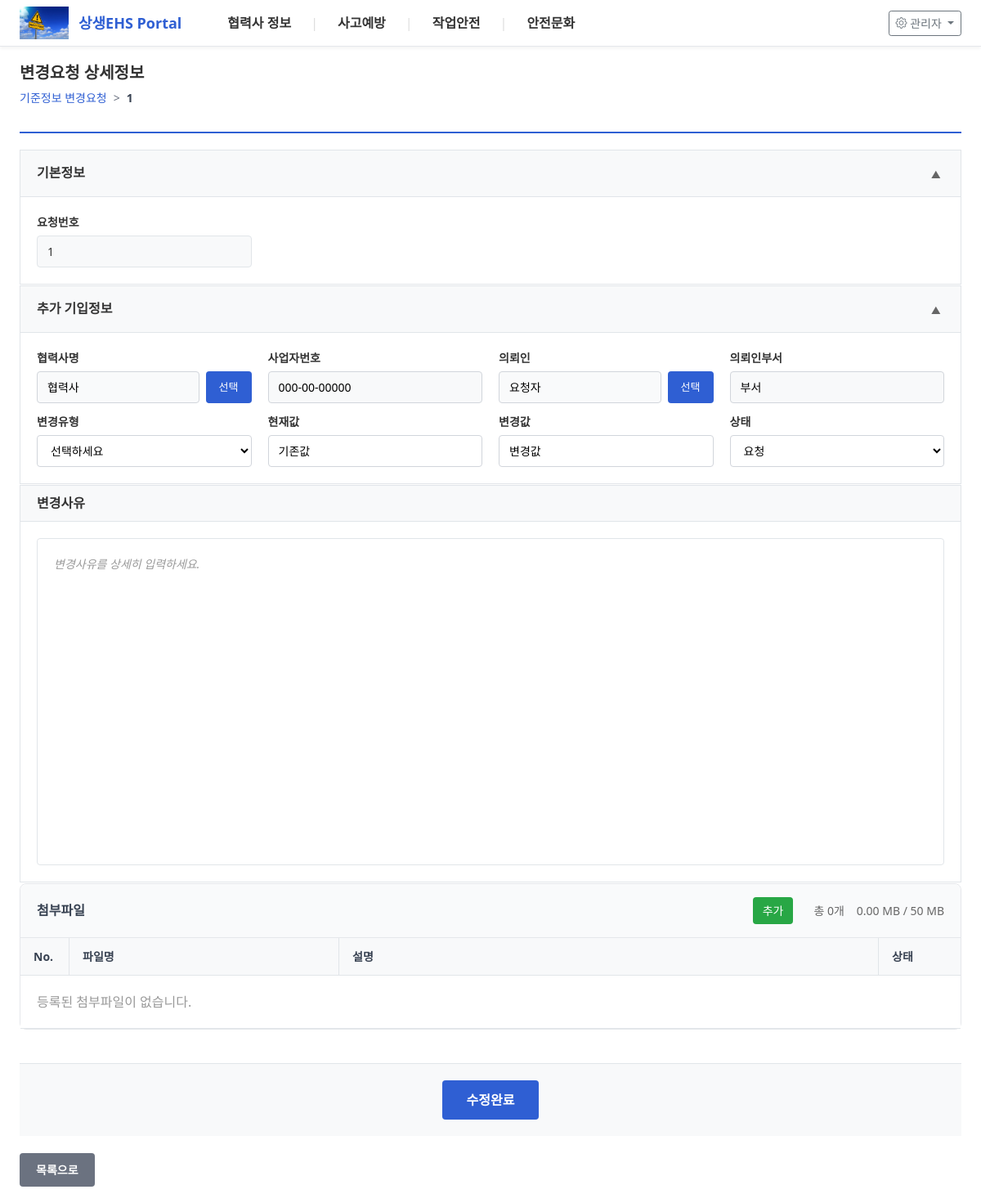
Screenshot of /change-request-detail/1 with the database file from the repository.
### tables this page shows
CREATE TABLE change_request_column_config (
                id INTEGER PRIMARY KEY AUTOINCREMENT,
                column_key VARCHAR(50) UNIQUE NOT NULL,
                column_name VARCHAR(100) NOT NULL,
                column_type VARCHAR(20) DEFAULT 'text',
                column_order INTEGER DEFAULT 0,
                is_active BOOLEAN DEFAULT 1,
                dropdown_options TEXT,
                created_at DATETIME DEFAULT CURRENT_TIMESTAMP,
                updated_at DATETIME DEFAULT CURRENT_TIMESTAMP
            , table_name TEXT, table_type TEXT, is_required INTEGER DEFAULT 0, dropdown_values TEXT, tab TEXT, linked_key TEXT, is_display_list INTEGER DEFAULT 1, is_deleted INTEGER DEFAULT 0, column_span INTEGER DEFAULT 1);

CREATE TABLE partner_change_requests (
                id INTEGER PRIMARY KEY AUTOINCREMENT,
                request_number TEXT UNIQUE,
                requester_name TEXT NOT NULL,
                requester_department TEXT NOT NULL,
                company_name TEXT NOT NULL,
                business_number TEXT NOT NULL,
                change_type TEXT NOT NULL,
                current_value TEXT NOT NULL,
                new_value TEXT NOT NULL,
                change_reason TEXT NOT NULL,
                status TEXT DEFAULT 'pending',
                created_at TIMESTAMP DEFAULT CURRENT_TIMESTAMP,
                updated_at TIMESTAMP DEFAULT CURRENT_TIMESTAMP
            , is_deleted INTEGER DEFAULT 0, custom_data TEXT);

CREATE TABLE dropdown_option_codes_v2 (
            id INTEGER PRIMARY KEY AUTOINCREMENT,
            board_type TEXT NOT NULL,
            column_key TEXT NOT NULL,
            option_code TEXT NOT NULL,
            option_value TEXT NOT NULL,
            display_order INTEGER DEFAULT 0,
            is_active INTEGER DEFAULT 1,
            created_at TIMESTAMP DEFAULT CURRENT_TIMESTAMP,
            updated_at TIMESTAMP DEFAULT CURRENT_TIMESTAMP,
            created_by TEXT,
            updated_by TEXT,
            UNIQUE(board_type, column_key, option_code)
        );

### app.py (the view)
@app.route("/change-request-detail/<int:request_id>")
def change_request_detail_route(request_id):
    return change_request_detail(request_id)

### app.py (called while the page is built, shortened)
def get_db_connection(timeout=10.0):
    conn = sqlite3.connect(db_config.local_db_path, timeout=timeout)
    cursor = conn.cursor()
    cursor.execute("PRAGMA journal_mode=WAL")
    cursor.execute("PRAGMA busy_timeout=5000")
    cursor.execute("PRAGMA synchronous=NORMAL")
    return conn

def get_dropdown_options_for_display(board_type, column_key):
    try:
        conn = get_db_connection()
        conn.row_factory = sqlite3.Row
        codes = conn.execute("""
            SELECT option_code, option_value
            FROM dropdown_option_codes_v2
            WHERE board_type = ? AND column_key = ? AND is_active = 1
            ORDER BY display_order
        """, (board_type, column_key)).fetchall()
        logging.info(f"[DEBUG] get_dropdown_options_for_display({column_key}): {len(codes) if codes else 0}개 행 조회됨")
        if codes:
            for c in codes:
                logging.info(f"  - {c['option_code']}: {c['option_value']}")
        conn.close()
        if codes:
            return [{'code': row['option_code'], 'value': row['option_value']} for row in codes]
        else:
            return None
    except:
        return None

@app.after_request
def add_header(response):
    response.headers['Cache-Control'] = 'no-cache, no-store, must-revalidate'
    response.headers['Pragma'] = 'no-cache'
    response.headers['Expires'] = '0'
    return response

### board_services.py (called while the page is built)
    def list(self, item_id: str) -> List[Dict]:
        if self.conn:
            conn = self.conn
            should_close = False
        else:
            conn = get_db_connection(self.db_path)
            should_close = True
        conn.row_factory = sqlite3.Row
        attachments = conn.execute(f"""
            SELECT * FROM {self.attachment_table}
            WHERE item_id = ? AND is_deleted = 0
            ORDER BY uploaded_at DESC
        """, (item_id,)).fetchall()
        if should_close:
            conn.close()
        return [dict(attachment) for attachment in attachments]

### db_connection.py (called while the page is built)
def get_db_connection(db_path: str, timeout: float = 10.0, row_factory: bool = False) -> sqlite3.Connection:
    return DatabaseConnection.get_connection(db_path, timeout, row_factory)

### templates/change-request-detail.html (shortened to what this page needs)
{% if is_popup %}
{% extends "popup-base.html" %}
{% else %}
{% extends "base.html" %}
{% endif %}
{% block content %}
{% if not is_popup %}
<div class="page-header">
    <h2 class="page-title">변경요청 상세정보</h2>
    <div class="breadcrumb">
        <a href="{{ url_for('page_view', url='partner-change-request') }}">기준정보 변경요청</a>
        <span class="separator">></span>
        <span class="current">{{ request_data.request_number or request_data.id }}</span>
    </div>
</div>
{% endif %}
<div class="change-request-detail-container">
    <div class="section basic-info-section">
        <div class="section-header">
            <h3 class="section-title">기본정보</h3>
            <button class="collapse-btn" onclick="toggleSection('basic-info')">
                <span class="collapse-icon">▲</span>
            </button>
        </div>
        <div class="section-content" id="basic-info-content">
            <div class="info-table">
                <div class="info-row">
                    <div class="info-cell">
                        <label>요청번호</label>
                        <div class="value">{{ request_data.request_number or request_data.id }}</div>
                    </div>
                </div>
            </div>
        </div>
    </div>
    <div class="section additional-info-section">
        <div class="section-header">
            <h3 class="section-title">추가 기입정보</h3>
            <button class="collapse-btn" onclick="toggleSection('additional-info')">
                <span class="collapse-icon">▲</span>
            </button>
        </div>
        <div class="section-content" id="additional-info-content">
            <div class="info-table">
                {% set columns_per_row = 4 %}
                {% for chunk in dynamic_columns | batch(columns_per_row) %}
                <div class="info-row">
                    {% for col in chunk %}
                    <div class="info-cell">
                        <label>{{ col.column_name }}</label>
                        {% set col_value = custom_data.get(col.column_key, '') %}
                        {% if col.column_type == 'text' %}
                            <input type="text"
                                   class="dynamic-input"
                                   data-column-key="{{ col.column_key }}"
                                   value="{{ col_value }}"
                                   placeholder="{{ col.column_name }} 입력">
                        {% elif col.column_type == 'dropdown' %}
                            <select class="dynamic-input" data-column-key="{{ col.column_key }}">
                                <option value="">선택하세요</option>
                                {% if col.dropdown_options_mapped %}
                                    {% for option in col.dropdown_options_mapped %}
                                        <option value="{{ option.code }}" {% if col_value == option.code %}selected{% endif %}>{{ option.value }}</option>
                                    {% endfor %}
                                {% endif %}
                            </select>
                        {% elif col.column_type == 'date' %}
                            <input type="date"
                                   class="dynamic-input"
                                   data-column-key="{{ col.column_key }}"
                                   value="{{ col_value }}">
                        {% elif col.column_type == 'popup_person' %}
                            <div class="popup-input-wrapper">
                                <input type="text"
                                       class="dynamic-input popup-person"
                                       data-column-key="{{ col.column_key }}"
                                       data-linked-dept=""
                                       value="{{ col_value.name if col_value is mapping else col_value }}"
                                       placeholder="담당자 선택">
                                <button class="btn-popup" onclick="openPersonPopup('{{ col.column_key }}')">선택</button>
                            </div>
                        {% elif col.column_type == 'linked_dept' %}
                            <input type="text"
                                   class="dynamic-input linked-dept"
                                   data-column-key="{{ col.column_key }}"
                                   value="{{ col_value }}"
                                   placeholder="담당부서 (자동입력)"
                                   readonly
                                   style="background-color: #f8f9fa; cursor: not-allowed;">
                        {% elif col.column_type == 'linked_text' %}
                            <input type="text"
                                   class="dynamic-input linked-text"
                                   data-column-key="{{ col.column_key }}"
                                   value="{{ col_value }}"
                                   placeholder="자동입력"
                                   readonly
                                   style="background-color: #f8f9fa; cursor: not-allowed;">
                        {% elif col.column_type == 'popup_company' %}
                            <div class="popup-input-wrapper">
                                <input type="text"
                                       class="dynamic-input popup-company"
                                       data-column-key="{{ col.column_key }}"
                                       value="{{ col_value.name if col_value is mapping else col_value }}"
                                       placeholder="업체 선택">
                                <button class="btn-popup" onclick="openCompanyPopup('{{ col.column_key }}')">선택</button>
                            </div>
                        {% else %}
                            <input type="text"
                                   class="dynamic-input"
                                   data-column-key="{{ col.column_key }}"
                                   value="{{ col_value }}"
                                   placeholder="{{ col.column_name }} 입력">
                        {% endif %}
                    </div>
                    {% endfor %}
                </div>
                {% endfor %}
            </div>
        </div>
    </div>
    <div class="section detail-content-section">
        <div class="section-header">
            <h3 class="section-title">변경사유</h3>
        </div>
        <div class="section-content">
            <div class="content-editor">
                <div id="detailed-content"
                     class="editable-content"
                     contenteditable="true"
                     placeholder="변경사유를 상세히 입력하세요.">{{ request_data.detailed_content | safe if request_data.detailed_content else '' }}</div>
            </div>
        </div>
    </div>
    {% from 'includes/attachment_section.html' import render_attachment_section %}
    {{ render_attachment_section(attachments, 'change_request') }}
    <div class="save-section">
        <button class="btn-save" onclick="showPasswordModal()">수정완료</button>
    </div>
    {% if not is_popup %}
    <div class="action-buttons">
        <a href="{{ url_for('page_view', url='partner-change-request') }}" class="btn-back">목록으로</a>
    </div>
    {% endif %}
</div>
{% from 'includes/attachment_section.html' import attachment_scripts, attachment_styles %}
{% endblock %}

### templates/base.html (style rules this page uses)
html, body { overflow-x: hidden; width: 100%; max-width: 100vw; }

### rows the page displays
change_request_column_config: column_name "협력사명"
partner_change_requests: company_name "협력사", requester_name "요청자", chunk "기존값" "변경값", status.column_key "요청"
change_request_column_config: column_name "사업자번호", column_key "000-00-00000"
change_request_column_config: column_name "의뢰인"
change_request_column_config: column_name "의뢰인부서", column_key "부서"
change_request_column_config: column_name "변경유형"
change_request_column_config: column_name "현재값"
change_request_column_config: column_name "변경값"
change_request_column_config: column_name "상태"

### other values shown
{{ m.title }} "협력사 정보" "사고예방" "작업안전" "안전문화"
{{ request_data.request_number or request_data.id }} "1"
{{ attachments|length if attachments else 0 }} "0"
